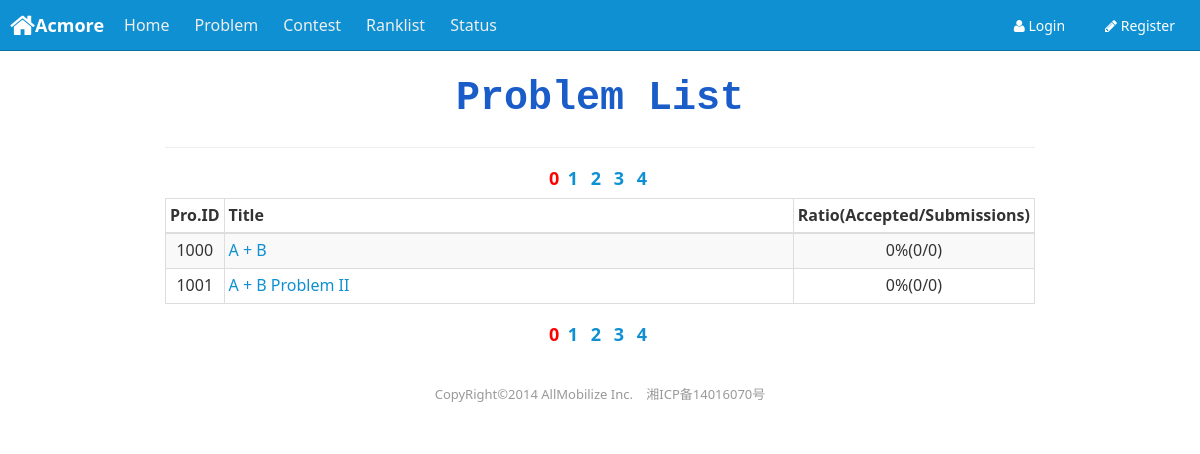
The app's page /Web/version_0/Acmore/problem.php, older data.
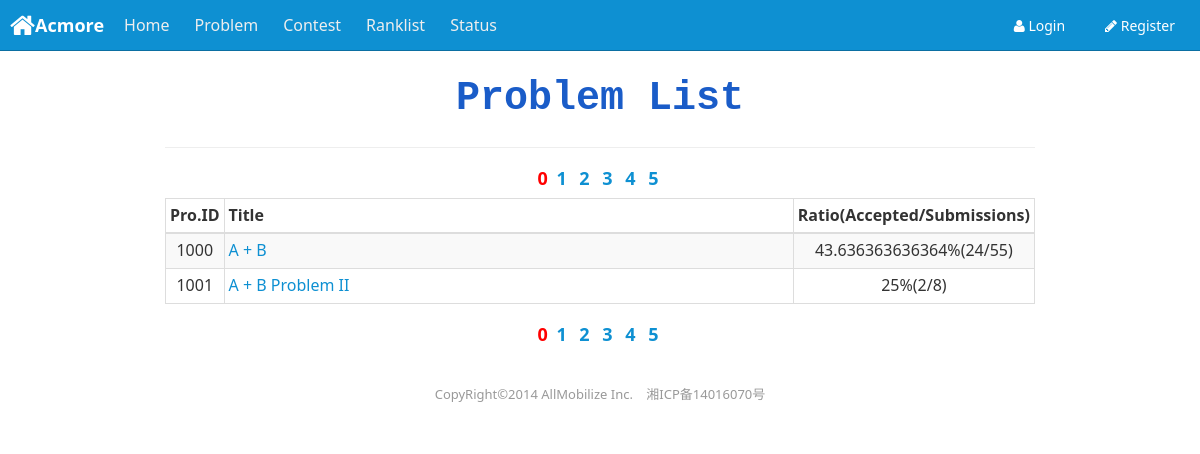
The same page, newer data.
### tables this page shows
CREATE TABLE `problems` (
  `problem_id` int(11) NOT NULL AUTO_INCREMENT,
  `title` varchar(200) NOT NULL,
  `java_time` int(11) NOT NULL DEFAULT '2000',
  `other_time` int(11) NOT NULL DEFAULT '1000',
  `java_mem` int(11) NOT NULL DEFAULT '65536',
  `other_mem` int(11) NOT NULL DEFAULT '32768',
  `description` text NOT NULL,
  `input` text NOT NULL,
  `output` text NOT NULL,
  `sample_input` text NOT NULL,
  `sample_output` text NOT NULL,
  `hint` text,
  `author` text,
  `sample_program` text,
  `visiable` char(1) NOT NULL DEFAULT 'N',
  `total_submit` int(11) NOT NULL DEFAULT '0',
  `accept_submit` int(11) NOT NULL DEFAULT '0',
  PRIMARY KEY (`problem_id`)
);

### Web/version_0/Acmore/include/db_info.php (called while the page is built, shortened)
<?php @session_start();
function trans_to_php_fmt($str) {
	return stripslashes($str);
}
function problem_page_query() {
	$sql = "
		SELECT MAX(problem_id) as mx_id
		FROM problems";
	$result = $GLOBALS["conn"]->query($sql);
	if($result && ($row = $result->fetch_assoc())) {
		return ($row["mx_id"] - 1000) / $GLOBALS["page_cnt_problem"];
	}
	return 0;
}
function problem_query($lower_bound_id, $upper_bound_id) {
	$problems = array();
	$sql = "
		SELECT problem_id, title, accept_submit, total_submit
		FROM problems
		WHERE visiable='Y' AND problem_id >= $lower_bound_id AND problem_id < $upper_bound_id";
	$result = $GLOBALS["conn"]->query($sql);
	if ($result && $result->num_rows > 0) {
		while ($row = $result->fetch_assoc()) {
			$p = array();
			$p["title"] 	= trans_to_php_fmt($row["title"]);
			$p["accept"] 	= trans_to_php_fmt($row["accept_submit"]);
			$p["total"] 	= trans_to_php_fmt($row["total_submit"]);
			$problems["" .$row["problem_id"]] = $p;
		}
	}
	return $problems;
}
?>

### Web/version_0/Acmore/problem.php (the view, shortened to what this page needs)
<?php session_start();
require_once ("include/db_info.php");
function add_page() {
	$max_page = problem_page_query();
	$str = "<div align=\"center\"><font size=4>";
	for($i = 0; $i <= $max_page; $i ++) {
		$str .= "<label><a ";
		if ($i == $_REQUEST["vol"]) {
			$str .= "style=\"color:red;\"";
		}
		$str .= "href=\"problem.php?vol=$i\" style=\"margin:4px\">$i</a></label> ";
	}
	$str .= "</font></div>";
	echo $str;
}
function add_problem($current_page) {
	$lower_bound_id = 1000 + $current_page * $GLOBALS["page_cnt_problem"];
	$upper_bound_id = $lower_bound_id + $GLOBALS["page_cnt_problem"];
	$problems = problem_query($lower_bound_id, $upper_bound_id);
	$str = "";
	foreach ($problems as $key=>$value) {
		$str .= "<tr>";
		$radio = 0.00;
		if($value["total"] > 0) {
			$radio = $value["accept"] * 100.0 / $value["total"];
		}
		$str .= "<td align=\"center\">$key</td><td><a href=\"showproblem.php?pid=$key\">"
				.$value["title"] ."</a></td><td align=\"center\">"
				.$radio ."%(" .$value["accept"] ."/" .$value["total"] .")</td></tr>";
	}
	echo $str;
}
?>
<html>
<head lang="en">
<link rel="stylesheet" href="assets/css/amazeui.min.css" />
</head>
<body>
<?php require_once ('include/header.php'); ?>
<div class="am-g">
<div class="am-u-md-9 am-u-lg-centered">
<div align="center">
	<span style="font-size:40;color:#1A5CC8;font-family:Courier New;font-weight:bold;">Problem List</span>
</div>
<hr>
<?php add_page()?>
<table
	class="am-table am-table-bordered am-table-striped am-table-compact">
	<thead>
		<tr>
			<th width="5%">Pro.ID</th>
			<th width="80%">Title</th>
			<th width="12%">Ratio(Accepted/Submissions)</th>
		</tr>
	</thead>
	<tbody>
	<?php add_problem($_REQUEST["vol"]); ?>
	</tbody>
</table>
<?php add_page()?>
</div>
</div>
<?php require_once ('include/footer.php'); ?>
</body>
</html>

Row changes from the older to the newer data that the page shows:
changed problems (number 1 of 2 on the later page): radio "0" → "43.636363636364"; accept_submit "0" → "24"; total_submit "0" → "55"
changed problems "A + B Problem II": radio "0" → "25"; accept_submit "0" → "2"; total_submit "0" → "8"
Text that changed along with them:
new list line: "4"
new list line: "5"
